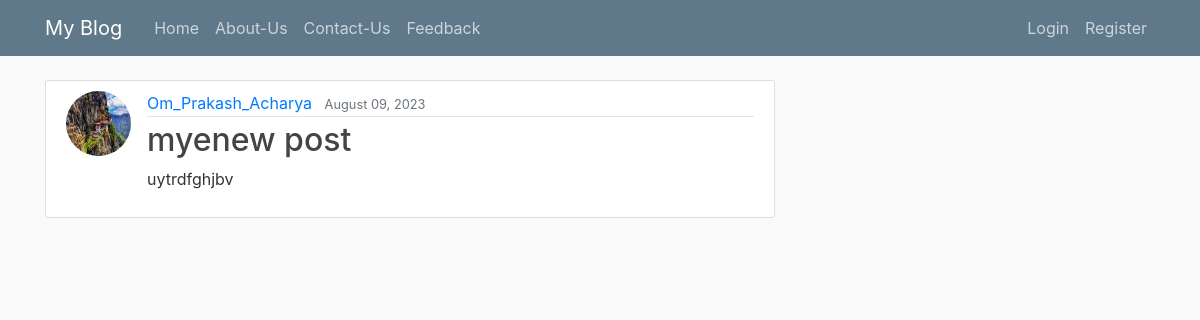
The page /post/26/ on the database its author committed.
### blog/models.py (models this page shows, shortened)
class Post(models.Model): # database will now have the table called the post and inside the post, one of the fieds that table will have will be the title.
    title=models.CharField(max_length=100)
    content=models.TextField()
    date_posted=models.DateTimeField(default=timezone.now)
    author=models.ForeignKey(User,on_delete=models.CASCADE)#it means if the usr is deleted, it delets post too.

### users/models.py (models this page shows, shortened)
class Profile(models.Model):
    user = models.OneToOneField(User, on_delete=models.CASCADE)
    image = models.ImageField(default=None, upload_to='profile_pics', blank=True, null=True)

### blog/views.py (the view)
# urls.py: path('post/<int:pk>/',PostDetailView.as_view(),name='post-detail'),
class PostDetailView(DetailView):
     model=Post

### blog/templates/blog/post_detail.html (shortened to what this page needs)
{% extends "blog/base.html" %}
{% block content %}
    <article class="media content-section">
        <img class="rounded-circle article-img" src="{{ object.author.profile.image.url }}">
        <div class="media-body">
            <div class="article-metadata">
                <a class="mr-2" href="{% url 'user-posts' object.author.username %}">{{ object.author }}</a>
                <small class="text-muted">{{ object.date_posted|date:"F d, Y" }}</small>
            </div>
            <h2 class="article-title">{{ object.title }}</h2>
            <p class="article-content">{{ object.content }}</p>
        </div>
    </article>
{% endblock content %}

### blog/static/blog/main.css (style rules this page uses)
body { background: #fafafa; color: #333333; margin-top: 5rem; }
h1, h2, h3, h4, h5, h6 { color: #444444; }
.content-section { background: #ffffff; padding: 10px 20px; border: 1px solid #dddddd; border-radius: 3px; margin-bottom: 20px; }
.article-title { color: #444444; }
.article-content { white-space: pre-line; }
.article-img { height: 65px; width: 65px; margin-right: 16px; }
.article-metadata { padding-bottom: 1px; margin-bottom: 4px; border-bottom: 1px solid #e3e3e3 }

### rows shown on the page
Post: author.profile.image (picture), author "Om_Prakash_Acharya", date_posted "August 09, 2023", title "myenew post", content "uytrdfghjbv"
